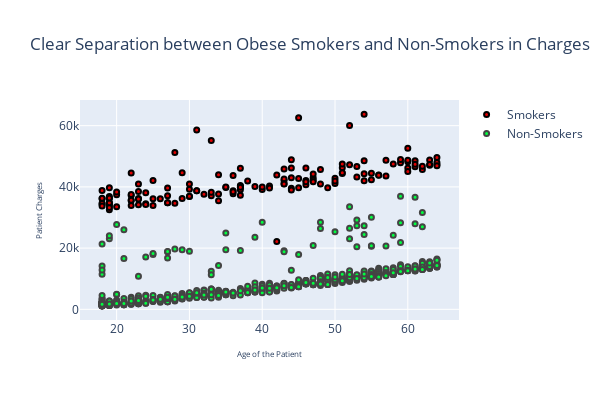

Notebook source saved alongside this figure:
### Markdown cell above
Based on these visualizations, distinctions can be observed in the payment patterns between obese non-smokers and obese smokers. Notably, obese smokers incur significantly higher charges. Consequently, further division is warranted to differentiate between these two groups. This chart allows us to visualize the segregation of obese smokers and obese non-smokers into distinct clusters. Hence, it can be asserted that smoking constitutes a characteristic that undeniably influences patients' charges.

### Code cell
# Create a Scatter Plot with all the Obese
configure_plotly_browser_state()

obese_smoker = df.loc[(df["weightcategory"] == "Obese") & (df["smoker"] == "yes")]
obese_nonsmoker = df.loc[(df["weightcategory"] == "Obese") & (df["smoker"] == "no")]


trace0 = go.Scatter(
    x = obese_smoker["age"].values,
    y = obese_smoker["charges"].values,
    name = 'Smokers',
    mode = 'markers',
    marker = dict(
        size = 5,
        color = '#DF0101',
        line = dict(
            width = 2,
            color = 'rgb(0, 0, 0)'
        )
    )
)

trace1 = go.Scatter(
    x = obese_nonsmoker["age"].values,
    y = obese_nonsmoker["charges"].values,
    name = 'Non-Smokers',
    mode = 'markers',
    marker = dict(
        size = 5,
        color = '#00FF40',
        line = dict(
            width = 2,
        )
    )
)

data = [trace0, trace1]

layout = dict(title = 'Clear Separation between Obese Smokers and Non-Smokers in Charges',
              yaxis = dict(zeroline = False,
                          title="Patient Charges",
                          titlefont=dict(size=8)),
              xaxis = dict(zeroline = False,
                          title="Age of the Patient",
                          titlefont=dict(
                          size=8)),
              width=600,
              height=400
             )

fig = dict(data=data, layout=layout)
iplot(fig, filename='styled-scatter')

### Figure 1 — Plotly figure (JSON) as saved in the notebook; plotly's stock layout.template omitted (floating-point values rounded to 4 significant figures; data arrays with more than 128 entries replaced by an {"elided": "..."} marker saying what was removed)
{"data": [{"marker": {"color": "#DF0101", "line": {"color": "rgb(0, 0, 0)", "width": 2}, "size": 5}, "mode": "markers", "name": "Smokers", "x": {"elided": "145 int values"}, "y": {"elided": "145 float values"}, "type": "scatter"}, {"marker": {"color": "#00FF40", "line": {"width": 2}, "size": 5}, "mode": "markers", "name": "Non-Smokers", "x": {"elided": "562 int values"}, "y": {"elided": "562 float values"}, "type": "scatter"}], "layout": {"height": 400, "title": {"text": "Clear Separation between Obese Smokers and Non-Smokers in Charges"}, "width": 600, "xaxis": {"title": {"font": {"size": 8}, "text": "Age of the Patient"}, "zeroline": false}, "yaxis": {"title": {"font": {"size": 8}, "text": "Patient Charges"}, "zeroline": false}}}
